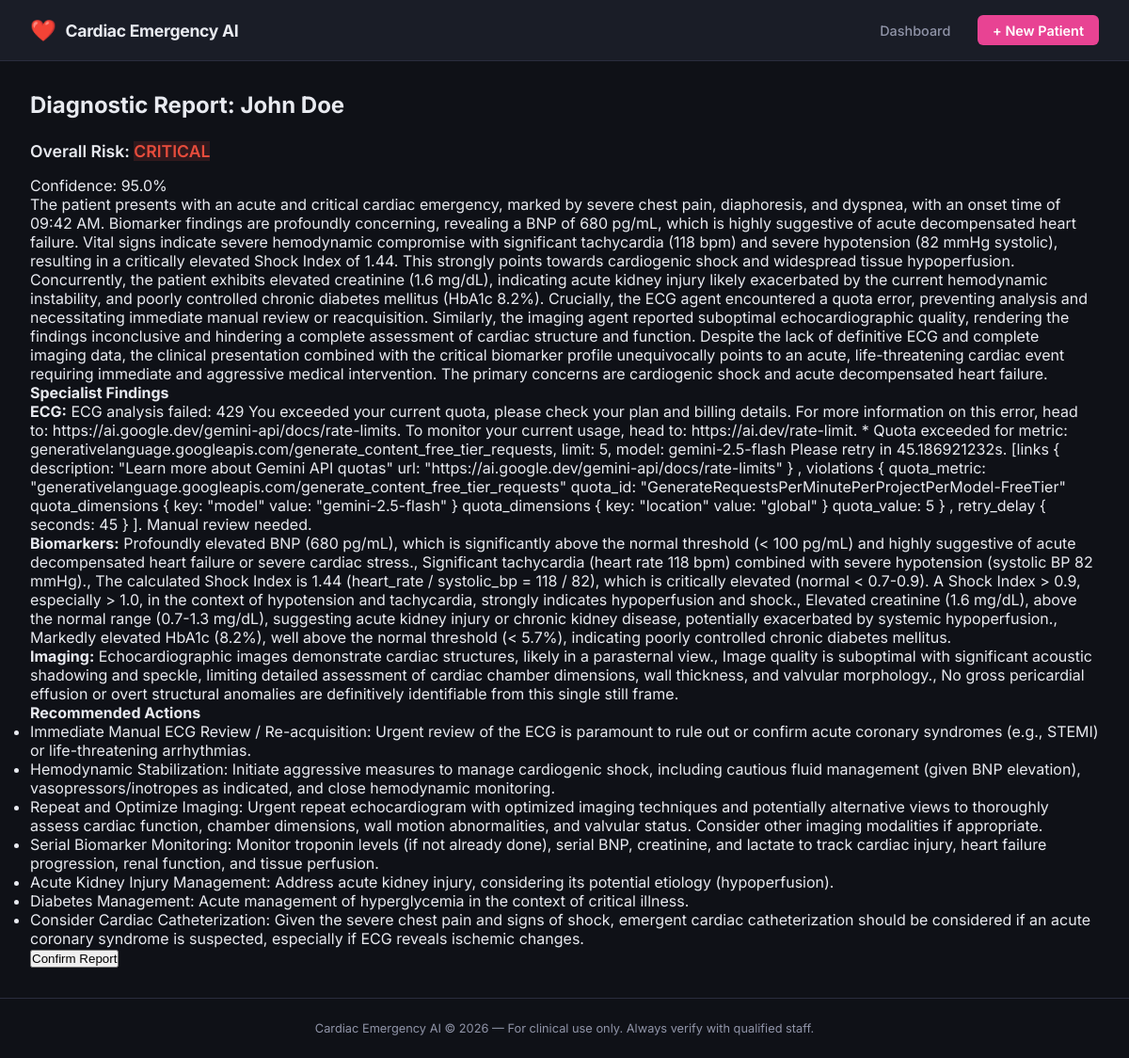
/report/50/, run on an earlier commit of the app's database.
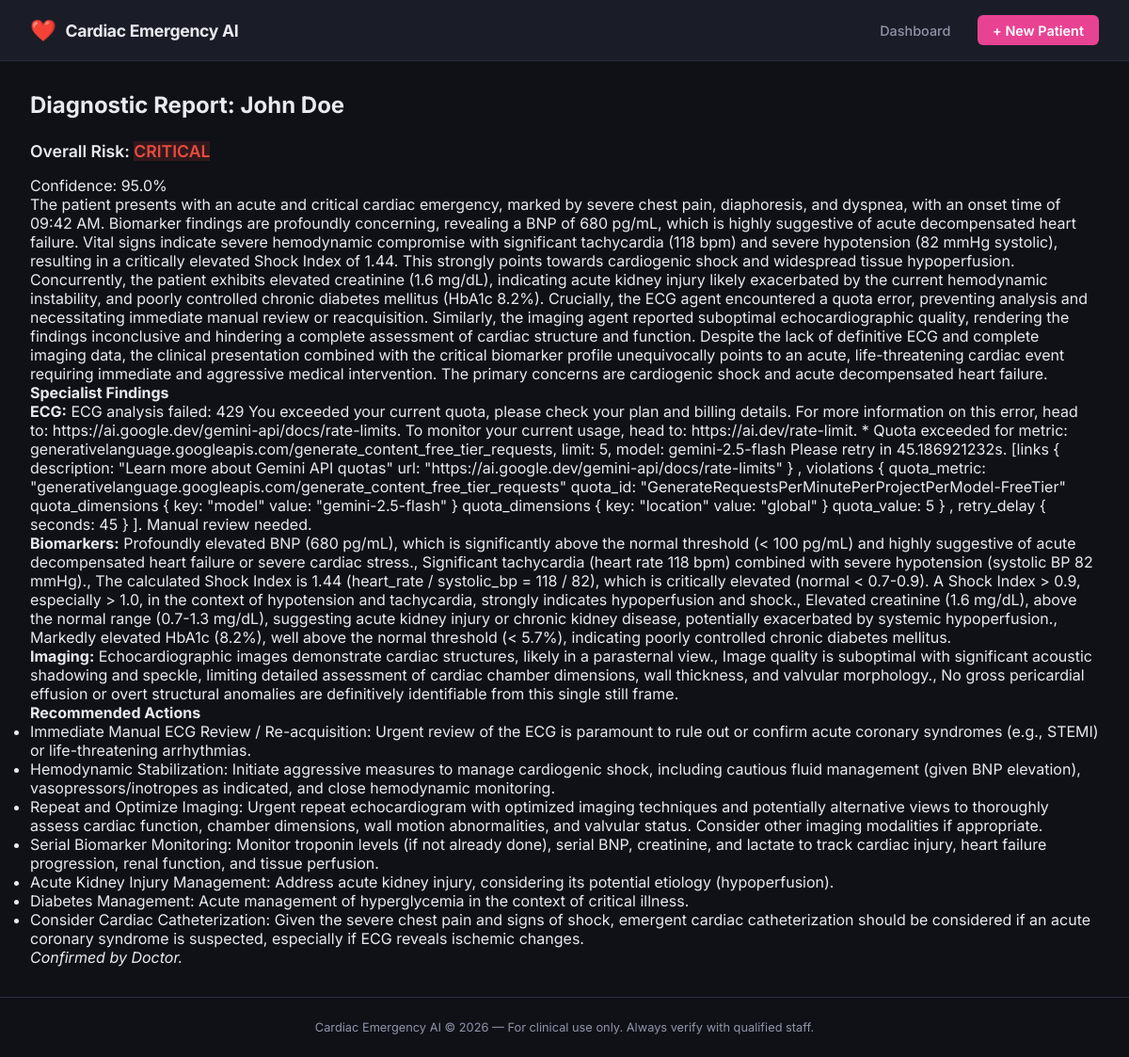
And on a later commit of the database.
### emergency/models.py (models this page shows, shortened)
class Patient(models.Model):
    patient_id = models.UUIDField(
        default=uuid.uuid4,
        editable=False,
        unique=True
    )
    name = models.CharField(max_length=200, null=True, blank=True)
    age = models.IntegerField(null=True, blank=True)
    sex = models.CharField(
        max_length=10,
        choices=[("M","Male"),("F","Female")],
        null=True, blank=True
    )
    arrival_time = models.DateTimeField(
        auto_now_add=True
    )
    symptoms = models.TextField(null=True, blank=True)
    onset_time = models.CharField(max_length=100, null=True, blank=True)
    class Meta:
        ordering = ["-arrival_time"]

class DiagnosticReport(models.Model):
    RISK_CHOICES = [
        ("LOW", "Low"),
        ("MODERATE", "Moderate"),
        ("HIGH", "High"),
        ("CRITICAL", "Critical"),
        ("INCONCLUSIVE", "Inconclusive")
    ]
    patient = models.ForeignKey(
        Patient,
        on_delete=models.CASCADE,
        related_name="reports"
    )
    ecg_findings = models.JSONField(null=True)
    biomarker_findings = models.JSONField(null=True)
    imaging_findings = models.JSONField(null=True)
    risk_level = models.CharField(
        max_length=20,
        choices=RISK_CHOICES
    )
    final_report = models.TextField()
    confidence_score = models.FloatField()
    recommended_actions = models.JSONField(
        null=True
    )
    retrieved_guidelines = models.TextField(
        null=True
    )
    loop_count = models.IntegerField(default=0)
    agent_agreement = models.BooleanField(
        default=True
    )
    discordant_agents = models.JSONField(
        default=list
    )
    doctor_confirmed = models.BooleanField(
        default=False
    )
    doctor_override = models.BooleanField(
        default=False
    )
    doctor_notes = models.TextField(
        null=True, blank=True
    )
    created_at = models.DateTimeField(
        auto_now_add=True
    )
    processing_time_seconds = models.FloatField(
        null=True
    )
    class Meta:
        ordering = ["-created_at"]

### emergency/views.py (the view)
# urls.py: path("report/<int:report_id>/", views.view_report, name="report"),
def view_report(request, report_id):
    report = DiagnosticReport.objects.select_related(
        "patient"
    ).get(id=report_id)
    return render(request, "emergency/report.html", {
        "report": report,
        "patient": report.patient
    })

### emergency/templates/emergency/report.html (shortened to what this page needs)
{% extends 'emergency/base.html' %}
{% block content %}
<h2>Diagnostic Report: {{ patient.name }}</h2>
<div class="report-section">
    <h3>Overall Risk: <span class="risk-{{ report.risk_level|lower }}">{{ report.risk_level }}</span></h3>
    <p>Confidence: {{ report.confidence_score }}%</p>
    <p>{{ report.final_report }}</p>
</div>
<div class="findings">
    <h4>Specialist Findings</h4>
    <p><strong>ECG:</strong> {{ report.ecg_findings.findings|join:", " }}</p>
    <p><strong>Biomarkers:</strong> {{ report.biomarker_findings.findings|join:", " }}</p>
    <p><strong>Imaging:</strong> {{ report.imaging_findings.findings|join:", " }}</p>
</div>
<div class="actions">
    <h4>Recommended Actions</h4>
    <ul>
        {% for action in report.recommended_actions %}
        <li>{{ action }}</li>
        {% endfor %}
    </ul>
</div>
{% if not report.doctor_confirmed %}
<form id="confirm-form" method="post" action="{% url 'confirm' report.id %}">
    <button type="button" onclick="confirmReport()">Confirm Report</button>
</form>
{% else %}
<p><em>Confirmed by Doctor.</em></p>
{% endif %}
{% endblock %}

### emergency/templates/emergency/base.html (shortened to what this page needs)
{% load static %}
<!DOCTYPE html>
<html lang="en">
<head>
    <link rel="stylesheet" href="{% static 'css/style.css' %}">
</head>
<body>
    <header class="site-header">
        <div class="header-inner">
            <div class="logo">
                <span class="logo-icon">❤️</span>
                <span class="logo-text">Cardiac Emergency AI</span>
            </div>
            <nav class="site-nav">
                <a href="{% url 'dashboard' %}" class="nav-link">Dashboard</a>
                <a href="{% url 'upload' %}" class="nav-link nav-cta">+ New Patient</a>
            </nav>
        </div>
    </header>
    <main class="site-main">
        {% block content %}{% endblock %}
    </main>
    <footer class="site-footer">
        <p>Cardiac Emergency AI &copy; 2026 &mdash; For clinical use only. Always verify with qualified staff.</p>
    </footer>
</body>
</html>

### static/css/style.css (style rules this page uses)
:root { --bg-dark: #0f1117; --bg-card: #1a1d27; --bg-card-hover: #22263a; --border: #2a2d3e; --accent: #e84393; --accent-blue: #4f8ef7; --accent-green: #2ecc71; --accent-yellow: #f39c12; --text-primary: #e8eaf0; --text-muted: #9094a8; --risk-critical: #e74c3c; --risk-high: #e67e22; --risk-moderate: #f1c40f; --risk-low: #2ecc71; --radius: 10px; --shadow: 0 4px 24px rgba(0,0,0,0.4); }
*, *::before, *::after { box-sizing: border-box; margin: 0; padding: 0; }
body { font-family: 'Inter', -apple-system, BlinkMacSystemFont, sans-serif; background: var(--bg-dark); color: var(--text-primary); min-height: 100vh; display: flex; flex-direction: column; }
.site-header { background: var(--bg-card); border-bottom: 1px solid var(--border); position: sticky; top: 0; z-index: 100; backdrop-filter: blur(10px); }
.header-inner { max-width: 1200px; margin: auto; padding: 0 2rem; height: 64px; display: flex; align-items: center; justify-content: space-between; }
.logo { display: flex; align-items: center; gap: 0.6rem; }
.logo-icon { font-size: 1.4rem; }
.logo-text { font-size: 1.1rem; font-weight: 700; color: var(--text-primary); letter-spacing: -0.3px; }
.site-nav { display: flex; align-items: center; gap: 1rem; }
.nav-link { color: var(--text-muted); text-decoration: none; font-size: 0.9rem; font-weight: 500; transition: color 0.2s; padding: 0.4rem 0.8rem; border-radius: 6px; }
.nav-cta { background: var(--accent); color: white !important; padding: 0.45rem 1rem; border-radius: 6px; font-weight: 600; transition: opacity 0.2s; }
.site-main { flex: 1; max-width: 1200px; width: 100%; margin: 2rem auto; padding: 0 2rem; }
.site-footer { text-align: center; padding: 1.5rem; font-size: 0.8rem; color: var(--text-muted); border-top: 1px solid var(--border); }
.risk-critical { background: rgba(231,76,60,0.15); color: var(--risk-critical); }
h2 { font-size: 1.5rem; font-weight: 700; margin-bottom: 1.5rem; }
h3 { font-size: 1.1rem; font-weight: 600; margin-bottom: 1rem; }

What changed in the data, as far as the page shows it:
changed DiagnosticReport "CRITICAL": doctor_confirmed False → True (drawn)
Also different on the page:
text no longer shown: "Confirm Report"
text now shown: "Confirmed by Doctor."
